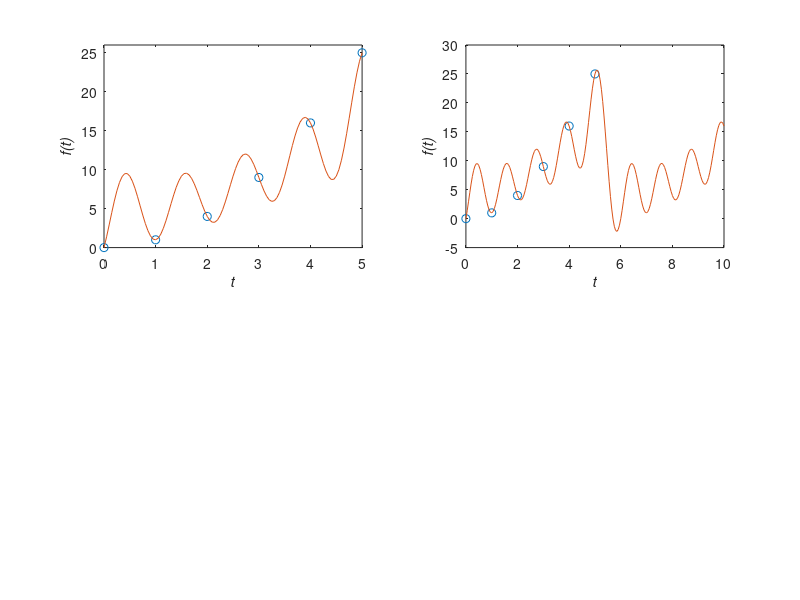

Recreate this plot in MATLAB.
% demonstrate trigonometric interpolation
% Copyright 1999 by Todd K. Moon

clear i;
N = 6;
t=0:(N-1);
f = t.^2;
beta = fft(f)/N
expt = exp(i*2*pi*t/N);
betar = fliplr(beta)
r = real(polyval(betar,expt))
ts = 0:.05:(N-1)
expts = exp(i*2*pi*ts/N);
figure(1);
subplot(2,2,1);
plot(t,r,'o',ts,real(polyval(betar,expts)))
axis([0 N-1 0 (N-1)^2+1]);
xlabel('\itt');
ylabel('\itf(\itt)');

subplot(2,2,2);
ts2 = 0:.05:2*(N-1);
expts2 = exp(i*2*pi*ts2/N);
plot(t,r,'o',ts2,real(polyval(betar,expts2)))
xlabel('\itt');
ylabel('\itf(\itt)');
